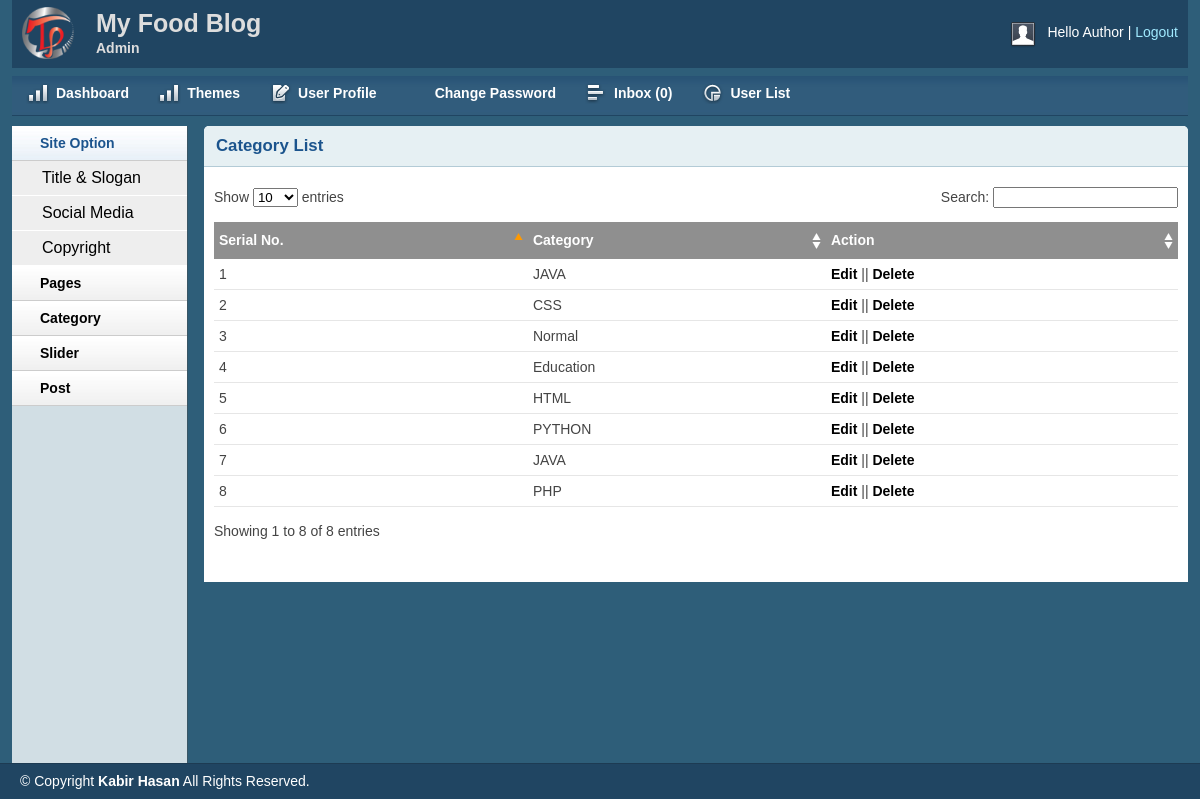
Page /admin/catlist.php (signed in) on the committed database.
### tables this page shows
CREATE TABLE `category` (
  `id` int(11) NOT NULL,
  `c_name` varchar(50) NOT NULL
);

### lib/Database.php (called while the page is built, shortened)
<?php
Class Database{
	public $host   = DB_HOST;
	public $user   = DB_USER;
	public $pass   = DB_PASS;
	public $dbname = DB_NAME;
	public $link;
	private function connectDB(){
	$this->link = new mysqli($this->host, $this->user, $this->pass, $this->dbname);
 }
	public function select($query){
		$result = $this->link->query($query) or die($this->link->error.__LINE__);
		if($result->num_rows > 0){
			return $result;
		} else {
			return false;
		}
	}
}

### admin/catlist.php (the view, shortened to what this page needs)
<?php include 'inc/a_header.php'; ?>
<?php include 'inc/a_sidebar.php'; ?>
        <div class="grid_10">
            <div class="box round first grid">
                <h2>Category List</h2>
                <div class="block">
                    <table class="data display datatable" id="example">
					<thead>
						<tr>
							<th>Serial No.</th>
							<th>Category</th>
							<th>Action</th>
						</tr>
					</thead>
					<tbody>
		<?php
		$query = "SELECT * FROM category ORDER BY id DESC";
		$cate = $db->select($query);
		if ($cate) {
			$i = 0;
			while ( $result = $cate->fetch_assoc()) {
			$i++; ?>
						<tr class="odd gradeX">
							<td><?php echo $i; ?></td>
							<td><?php echo $result['c_name']; ?></td>
							<td><a href="edit_cat.php?cat_edit_id=<?php echo $result['id'];?>">Edit</a> || <a onclick="return confirm('Are you sure want to delete?')" href="?cat_del_id=<?php echo $result['id'];?>">Delete</a></td>
						</tr>
						<?php } } ?>
					</tbody>
				</table>
               </div>
            </div>
        </div>
<?php include 'inc/a_footer.php'; ?>

### admin/css/layout.css (style rules this page uses)
body { background: #fff none repeat scroll 0 0; color: #444; font-size: 14px; padding: 0; }
a { color: #000; font-weight:bold; text-decoration: none; }
h1, h2, h3, h4, h5, h6 { line-height:1.2em; margin-bottom:.3em; }
h2 { margin-top:1em; }
.box { background:#fff; margin-bottom:20px; padding:10px 10px 10px 10px; margin-left:-8px; }
.box.grid { padding-bottom:40px; }
.box.round { -moz-border-radius: 5px 5px 0px 0px; -webkit-border-radius: 5px 5px 0px 0px; border-radius: 5px 5px 0px 0px; }
.box h2 { font-size:1.2em; font-weight:bold; color:#1B548D; background:#E6F0F3; margin:-10px -10px 0 -10px; padding:10px 12px; border-bottom:1px solid #B3CBD6; -moz-border-radius: 5px 5px 0px 0px; -webkit-border-radius: 5px 5px 0px 0px; border-radius: 5px 5px 0px 0px; }
.box.first { min-height: 406px; }
.block { padding-top:20px; }
.block { padding-bottom:1px; }
table.display { margin: 0 auto; clear: both; width: 100%; }
.sorting_asc { background: #8f8f8f url(../img/table/sort_asc.png) no-repeat center right; padding:8px 5px; text-align:left; color:#fff; }
.sorting { background:#8f8f8f url(../img/table/sort_both.png) no-repeat center right; padding:8px 5px; text-align:left; color:#fff; }
tr.odd { height: 30px; line-height: 30px; border-bottom:1px solid #e6e6e6; }
tr.even { height: 30px; line-height: 30px; border-bottom:1px solid #e6e6e6; }
tr.odd td, tr.even td { padding-left:5px; }

### rows in the picture
category: c_name "JAVA"
category: c_name "CSS"
category: c_name "Normal"
category: c_name "Education"
category: c_name "HTML"
category: c_name "PYTHON"
category: c_name "JAVA"
category: c_name "PHP"

### other values in the picture
Session::get('name') "Author"
